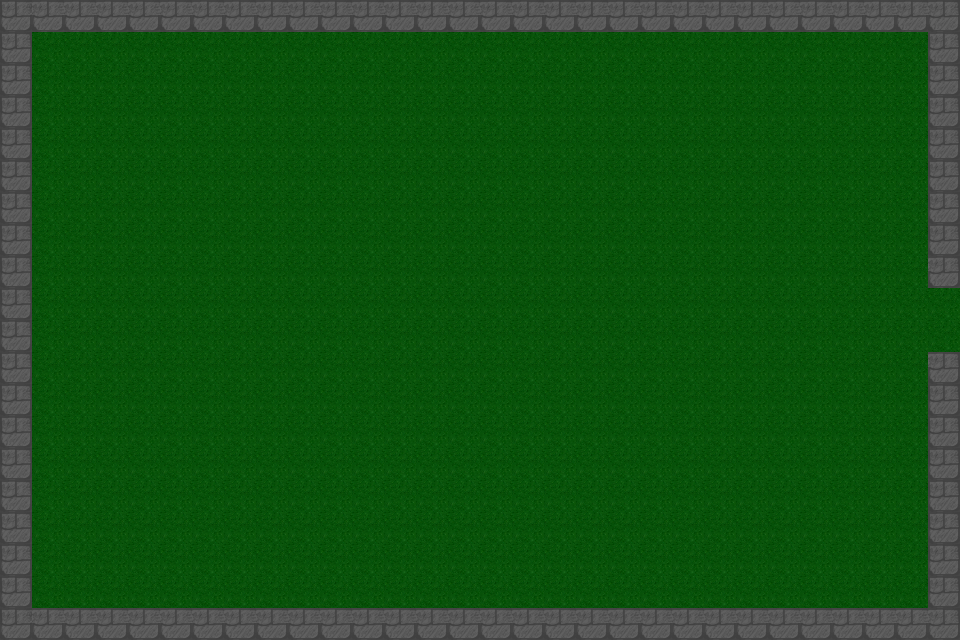

Below is a game level as drawn by its tile map, then a one-line description and the .tmx file that defines it, in full:
An orthogonal 30x20 tile map with 32x32 px tiles, 1 tile layer (Tile layer 1), 2 tilesets and 15 objects.

<map version="1.10" tiledversion="1.11.2" orientation="orthogonal" renderorder="right-down" width="30" height="20" tilewidth="32" tileheight="32" infinite="0" nextlayerid="3" nextobjectid="1">
    <tileset firstgid="1" name="Town Tileset" tilewidth="32" tileheight="32" tilecount="64" columns="8">
        <image source="../tiles/World H Tileset.png" trans="ff00ff" width="256" height="256" />
        <tile id="4">
            <objectgroup draworder="index" id="2">
                <object id="1" x="0" y="0" width="32" height="32" />
            </objectgroup>
        </tile>
        <tile id="5">
            <objectgroup draworder="index" id="2">
                <object id="1" x="0" y="0" width="32" height="32" />
            </objectgroup>
        </tile>
        <tile id="6">
            <objectgroup draworder="index" id="2">
                <object id="1" x="0" y="0" width="32" height="32" />
            </objectgroup>
        </tile>
        <tile id="7">
            <objectgroup draworder="index" id="2">
                <object id="1" x="0" y="0" width="32" height="32" />
            </objectgroup>
        </tile>
        <tile id="8">
            <objectgroup draworder="index" id="2">
                <object id="1" x="0" y="0" width="32" height="32" />
            </objectgroup>
        </tile>
        <tile id="10">
            <objectgroup draworder="index" id="2">
                <object id="1" x="0" y="32" width="32" height="0" />
            </objectgroup>
        </tile>
        <tile id="11">
            <objectgroup draworder="index" id="2">
                <object id="1" x="0" y="32" width="32" height="0" />
                <object id="2" x="32" y="0" width="0" height="32" />
            </objectgroup>
        </tile>
        <tile id="12">
            <objectgroup draworder="index" id="2">
                <object id="1" x="32" y="0" width="0" height="32" />
            </objectgroup>
        </tile>
        <tile id="13">
            <objectgroup draworder="index" id="2">
                <object id="1" x="0" y="32" width="32" height="0" />
                <object id="2" x="0" y="32" width="32" height="0" />
                <object id="3" x="0" y="0" width="0" height="32" />
            </objectgroup>
        </tile>
        <tile id="14">
            <objectgroup draworder="index" id="2">
                <object id="1" x="0" y="0" width="0" height="32" />
            </objectgroup>
        </tile>
        <tile id="16">
            <objectgroup draworder="index" id="2">
                <object id="1" x="0" y="0" width="32" height="32" />
            </objectgroup>
        </tile>
        <tile id="24">
            <objectgroup draworder="index" id="2">
                <object id="1" x="0" y="0" width="32" height="32" />
            </objectgroup>
        </tile>
    </tileset>
    <tileset firstgid="65" name="Dungeon Crawler Tileset" tilewidth="32" tileheight="32" tilecount="100" columns="10">
        <image source="../tiles/Dungeon_Tile.png" trans="" width="320" height="320" />
    </tileset>
    <layer id="1" name="Tile layer 1" width="30" height="20">
        <data encoding="csv">
9,6,6,6,6,6,6,6,6,6,6,6,6,6,6,6,6,6,6,6,6,6,6,6,6,6,6,6,6,7,
8,2,2,2,2,2,2,2,2,2,2,2,2,2,2,2,2,2,2,2,2,2,2,2,2,2,2,2,2,8,
8,2,2,2,2,2,2,2,2,2,2,2,2,2,2,2,2,2,2,2,2,2,2,2,2,2,2,2,2,8,
8,2,2,2,2,2,2,2,2,2,2,2,2,2,2,2,2,2,2,2,2,2,2,2,2,2,2,2,2,8,
8,2,2,2,2,2,2,2,2,2,2,2,2,2,2,2,2,2,2,2,2,2,2,2,2,2,2,2,2,8,
8,2,2,2,2,2,2,2,2,2,2,2,2,2,2,2,2,2,2,2,2,2,2,2,2,2,2,2,2,8,
8,2,2,2,2,2,2,2,2,2,2,2,2,2,2,2,2,2,2,2,2,2,2,2,2,2,2,2,2,8,
8,2,2,2,2,2,2,2,2,2,2,2,2,2,2,2,2,2,2,2,2,2,2,2,2,2,2,2,2,8,
8,2,2,2,2,2,2,2,2,2,2,2,2,2,2,2,2,2,2,2,2,2,2,2,2,2,2,2,2,7,
8,2,2,2,2,2,2,2,2,2,2,2,2,2,2,2,2,2,2,2,2,2,2,2,2,2,2,2,2,2,
8,2,2,2,2,2,2,2,2,2,2,2,2,2,2,2,2,2,2,2,2,2,2,2,2,2,2,2,2,2,
8,2,2,2,2,2,2,2,2,2,2,2,2,2,2,2,2,2,2,2,2,2,2,2,2,2,2,2,2,7,
8,2,2,2,2,2,2,2,2,2,2,2,2,2,2,2,2,2,2,2,2,2,2,2,2,2,2,2,2,8,
8,2,2,2,2,2,2,2,2,2,2,2,2,2,2,2,2,2,2,2,2,2,2,2,2,2,2,2,2,8,
8,2,2,2,2,2,2,2,2,2,2,2,2,2,2,2,2,2,2,2,2,2,2,2,2,2,2,2,2,8,
8,2,2,2,2,2,2,2,2,2,2,2,2,2,2,2,2,2,2,2,2,2,2,2,2,2,2,2,2,8,
8,2,2,2,2,2,2,2,2,2,2,2,2,2,2,2,2,2,2,2,2,2,2,2,2,2,2,2,2,8,
8,2,2,2,2,2,2,2,2,2,2,2,2,2,2,2,2,2,2,2,2,2,2,2,2,2,2,2,2,8,
8,2,2,2,2,2,2,2,2,2,2,2,2,2,2,2,2,2,2,2,2,2,2,2,2,2,2,2,2,8,
9,6,6,6,6,6,6,6,6,6,6,6,6,6,6,6,6,6,6,6,6,6,6,6,6,6,6,6,6,7
        </data>
    </layer>
</map>
